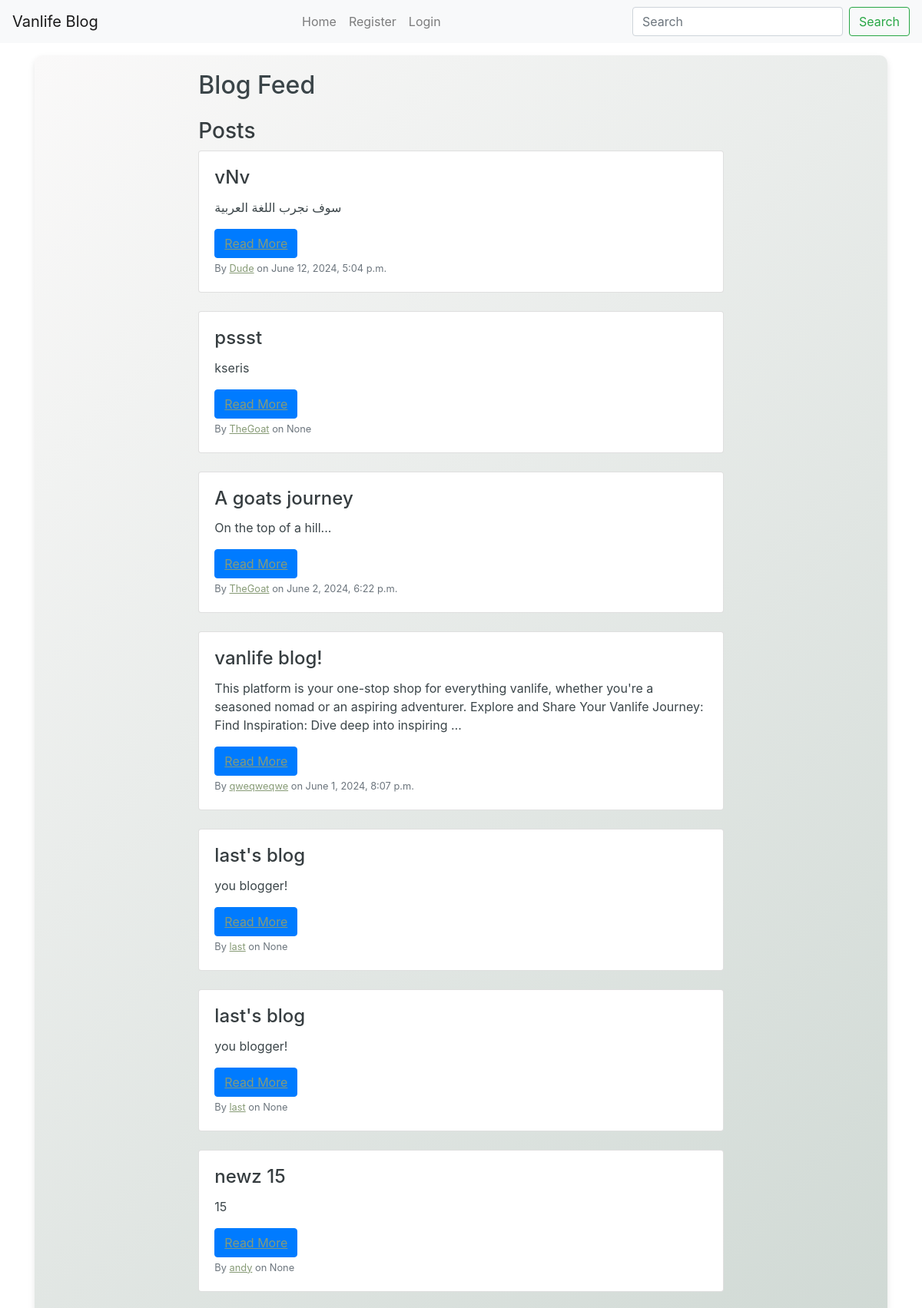
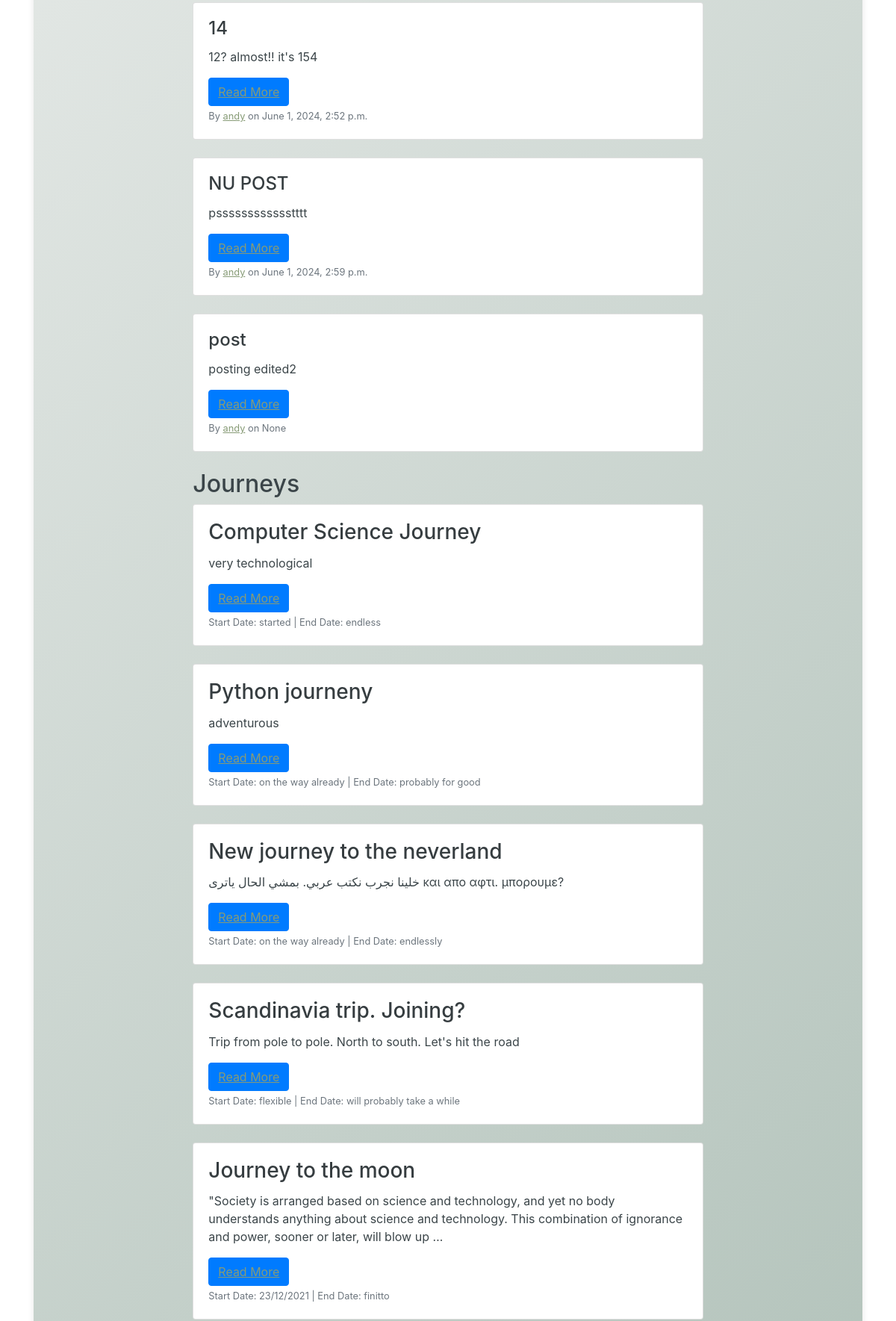
/blog/feed/ (upper part), run on the app's committed database (2 pictures, top to bottom).
### blog/models.py (models this page shows, shortened)
class Post(models.Model):
    author = models.ForeignKey(settings.AUTH_USER_MODEL, on_delete=models.CASCADE, related_name='posts')
    title = models.CharField(max_length=200)
    content = models.TextField()
    created_date = models.DateTimeField(default=timezone.now)
    published_date = models.DateTimeField(blank=True, null=True)
    location = models.CharField(max_length=200, blank=True, null=True)
    likes = models.ManyToManyField(settings.AUTH_USER_MODEL, related_name='liked_posts', blank=True)

class Journey(models.Model):
    title = models.CharField(max_length=200)
    description = models.TextField()
    start_date = models.CharField(max_length=100)  #i changed those to char_field. remember to mrntion it in readme.dm
    end_date = models.CharField(max_length=100)
    author = models.ForeignKey(settings.AUTH_USER_MODEL, on_delete=models.CASCADE)
    participants = models.ManyToManyField(settings.AUTH_USER_MODEL, related_name='joined_journeys', blank=True)
    created_at = models.DateTimeField(auto_now_add=True)
    updated_at = models.DateTimeField(auto_now=True)

### users/models.py (models this page shows, shortened)
class CustomUser(AbstractUser):
    email= models.EmailField(unique=True)

### blog/views.py (the view, shortened to what this page needs)
# urls.py: path('feed/', views.blog_feed, name='blog_feed'),
def blog_feed(request):
    query= request.GET.get('q')
    author= request.GET.get('author')
    date_from=request.GET.get('date_from')
    date_to=request.GET.get('date_to')
    post_list= Post.objects.all().order_by('-created_date')
    journey_list= Journey.objects.all().order_by('-start_date')
    if author:
        post_list=post_list.filter(author__username__icontains=author)
    if date_from:
        post_list= post_list.filter(created_date__gte=datetime.strptime(date_from, '%Y-%m-%d'))
    if date_to:
        post_list= post_list.filter(created_date__lte=datetime.strptime(date_to, '%Y-%m-%d'))
    paginator= Paginator(post_list, 10)  # Show 10 posts per page
    page=request.GET.get('page')
    try:
        posts= paginator.page(page)
    except PageNotAnInteger:
        posts= paginator.page(1)
    except EmptyPage:
        posts= paginator.page(paginator.num_pages)
    return render(request, 'blog/blog_feed.html', {
        'posts': posts,
        'journeys': journey_list,
        'query':query,
        'author':author,
        'date_from': date_from,
        'date_to': date_to
    })

### blog/templates/blog/blog_feed.html
{% extends 'base_generic.html' %}
{% block content %}
<div class="container">
    <div class="row">
        <div class="col-md-8 offset-md-2">
            <h2>Blog Feed</h2>
            <div class="my-4">
                <h3>Posts</h3>
                {% for post in posts %}
                    <div class="card mb-4">
                        <div class="card-body">
                            <h4 class="card-title">{{ post.title }}</h4>
                            <p class="card-text">{{ post.content|truncatewords:30 }}</p>
                            <a href="{% url 'post_detail' post.pk %}" class="btn btn-primary">Read More</a>
                            <p class="card-text">
                                <small class="text-muted">By <a href="{% url 'profile' post.author.username %}">{{ post.author.username }}</a> on {{ post.published_date }}</small>
                            </p>
                        </div>
                    </div>
                {% endfor %}
            </div>
            <div class="my-4">
                <h2>Journeys</h2>
                {% for journey in journeys %}
                    <div class="card mb-4">
                        <div class="card-body">
                            <h3 class="card-title">{{ journey.title }}</h3>
                            <p class="card-text">{{ journey.description|truncatewords:30 }}</p>
                            <a href="{% url 'journey_detail' journey.pk %}" class="btn btn-primary">Read More</a>
                            <p class="card-text">
                                <small class="text-muted">Start Date: {{ journey.start_date }} | End Date: {{ journey.end_date }}</small>
                            </p>
                        </div>
                    </div>
                {% endfor %}
            </div>
        </div>
    </div>
</div>
{% endblock %}

### templates/base_generic.html (style rules this page uses)
body { padding-top: 4.5rem; }
.content-background h1, .content-background h2, .content-background p, .content-background ul, .content-background li { color: #3b4549; }
.content-background a { color: #879b76; text-decoration: underline; }

### data on the page
Post: title "vNv", content "سوف نجرب اللغة العربية", author.username "Dude", published_date "June 12, 2024, 5:04 p.m."
Post: title "pssst", content "kseris", author.username "TheGoat", published_date "None"
Post: title "A goats journey", content "On the top of a hill...", author.username "TheGoat", published_date "June 2, 2024, 6:22 p.m."
Post: title "vanlife blog!", content "This platform is your one-stop shop for everything vanlife, whether you're a seasoned nomad or an aspiring adventurer. Explore and Share Your Vanlife Journey: Find Inspiration: Dive deep into inspiring …", author.username "qweqweqwe", published_date "June 1, 2024, 8:07 p.m."
Post: title "last's blog", content "you blogger!", author.username "last", published_date "None"
Post: title "last's blog", content "you blogger!", author.username "last", published_date "None"
Post: title "newz 15", content "15", author.username "andy", published_date "None"
Post: title "14", content "12? almost!! it's 154", author.username "andy", published_date "June 1, 2024, 2:52 p.m."
Post: title "NU POST", content "psssssssssssstttt", author.username "andy", published_date "June 1, 2024, 2:59 p.m."
Post: title "post", content "posting edited2", author.username "andy", published_date "None"
Journey: title "Computer Science Journey", description "very technological", start_date "started", end_date "endless"
Journey: title "Python journeny", description "adventurous", start_date "on the way already", end_date "probably for good"
Journey: title "New journey to the neverland", description "خلينا نجرب نكتب عربي. بمشي الحال ياترى και απο αφτι. μπορουμε?", start_date "on the way already", end_date "endlessly"
Journey: title "Scandinavia trip. Joining?", description "Trip from pole to pole. North to south. Let's hit the road", start_date "flexible", end_date "will probably take a while"
Journey: title "Journey to the moon", description "\"Society is arranged based on science and technology, and yet no body understands anything about science and technology. This combination of ignorance and power, sooner or later, will blow up …", start_date "23/12/2021", end_date "finitto"
